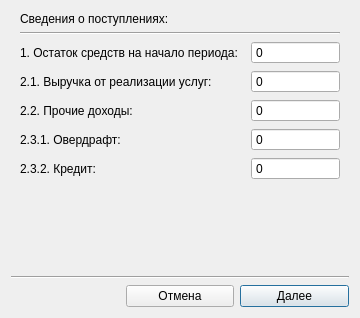
<?xml version="1.0" encoding="UTF-8"?>
<ui version="4.0">
 <class>FulfillmentOptionDialog</class>
 <widget class="QDialog" name="FulfillmentOptionDialog">
  <property name="geometry">
   <rect>
    <x>0</x>
    <y>0</y>
    <width>342</width>
    <height>318</height>
   </rect>
  </property>
  <property name="windowTitle">
   <string>Исполнение финансового плана</string>
  </property>
  <layout class="QGridLayout" name="gridLayout">
   <property name="topMargin">
    <number>3</number>
   </property>
   <item row="16" column="2">
    <widget class="QPushButton" name="pb_continue">
     <property name="text">
      <string>Далее</string>
     </property>
    </widget>
   </item>
   <item row="9" column="0" colspan="3">
    <widget class="QStackedWidget" name="stackedWidget">
     <property name="currentIndex">
      <number>1</number>
     </property>
     <widget class="QWidget" name="page">
      <layout class="QGridLayout" name="gridLayout_2">
       <item row="8" column="0">
        <spacer name="verticalSpacer_2">
         <property name="orientation">
          <enum>Qt::Orientation::Vertical</enum>
         </property>
         <property name="sizeType">
          <enum>QSizePolicy::Policy::Fixed</enum>
         </property>
         <property name="sizeHint" stdset="0">
          <size>
           <width>20</width>
           <height>5</height>
          </size>
         </property>
        </spacer>
       </item>
       <item row="7" column="0">
        <layout class="QHBoxLayout" name="horizontalLayout_4">
         <item>
          <widget class="QWidget" name="widget_3" native="true">
           <property name="minimumSize">
            <size>
             <width>30</width>
             <height>0</height>
            </size>
           </property>
           <property name="maximumSize">
            <size>
             <width>30</width>
             <height>16777215</height>
            </size>
           </property>
           <layout class="QHBoxLayout" name="horizontalLayout_8">
            <property name="spacing">
             <number>0</number>
            </property>
            <property name="leftMargin">
             <number>0</number>
            </property>
            <property name="topMargin">
             <number>0</number>
            </property>
            <property name="rightMargin">
             <number>0</number>
            </property>
            <property name="bottomMargin">
             <number>0</number>
            </property>
            <item>
             <widget class="QLabel" name="label_4">
              <property name="minimumSize">
               <size>
                <width>25</width>
                <height>0</height>
               </size>
              </property>
              <property name="maximumSize">
               <size>
                <width>25</width>
                <height>16777215</height>
               </size>
              </property>
              <property name="text">
               <string>по</string>
              </property>
              <property name="alignment">
               <set>Qt::AlignmentFlag::AlignRight|Qt::AlignmentFlag::AlignTrailing|Qt::AlignmentFlag::AlignVCenter</set>
              </property>
             </widget>
            </item>
           </layout>
          </widget>
         </item>
         <item>
          <widget class="QComboBox" name="cmb_severalmonths_end"/>
         </item>
         <item>
          <widget class="QSpinBox" name="spb_severalmonths_year_end">
           <property name="minimumSize">
            <size>
             <width>70</width>
             <height>0</height>
            </size>
           </property>
           <property name="maximumSize">
            <size>
             <width>70</width>
             <height>16777215</height>
            </size>
           </property>
           <property name="minimum">
            <number>2026</number>
           </property>
           <property name="maximum">
            <number>2099</number>
           </property>
          </widget>
         </item>
        </layout>
       </item>
       <item row="6" column="0">
        <layout class="QHBoxLayout" name="horizontalLayout_3">
         <item>
          <widget class="QWidget" name="widget_2" native="true">
           <property name="minimumSize">
            <size>
             <width>30</width>
             <height>0</height>
            </size>
           </property>
           <property name="maximumSize">
            <size>
             <width>30</width>
             <height>16777215</height>
            </size>
           </property>
           <layout class="QHBoxLayout" name="horizontalLayout_7">
            <property name="spacing">
             <number>0</number>
            </property>
            <property name="leftMargin">
             <number>0</number>
            </property>
            <property name="topMargin">
             <number>0</number>
            </property>
            <property name="rightMargin">
             <number>0</number>
            </property>
            <property name="bottomMargin">
             <number>0</number>
            </property>
            <item>
             <widget class="QLabel" name="label_3">
              <property name="minimumSize">
               <size>
                <width>25</width>
                <height>0</height>
               </size>
              </property>
              <property name="maximumSize">
               <size>
                <width>25</width>
                <height>16777215</height>
               </size>
              </property>
              <property name="text">
               <string>с</string>
              </property>
              <property name="alignment">
               <set>Qt::AlignmentFlag::AlignRight|Qt::AlignmentFlag::AlignTrailing|Qt::AlignmentFlag::AlignVCenter</set>
              </property>
             </widget>
            </item>
           </layout>
          </widget>
         </item>
         <item>
          <widget class="QComboBox" name="cmb_severalmonths_begin"/>
         </item>
         <item>
          <spacer name="horizontalSpacer">
           <property name="orientation">
            <enum>Qt::Orientation::Horizontal</enum>
           </property>
           <property name="sizeType">
            <enum>QSizePolicy::Policy::Fixed</enum>
           </property>
           <property name="sizeHint" stdset="0">
            <size>
             <width>70</width>
             <height>20</height>
            </size>
           </property>
          </spacer>
         </item>
        </layout>
       </item>
       <item row="9" column="0">
        <layout class="QHBoxLayout" name="horizontalLayout">
         <item>
          <widget class="QRadioButton" name="rb_customperiod">
           <property name="font">
            <font>
             <bold>false</bold>
            </font>
           </property>
           <property name="text">
            <string>За период:</string>
           </property>
          </widget>
         </item>
         <item>
          <spacer name="horizontalSpacer_2">
           <property name="orientation">
            <enum>Qt::Orientation::Horizontal</enum>
           </property>
           <property name="sizeHint" stdset="0">
            <size>
             <width>40</width>
             <height>20</height>
            </size>
           </property>
          </spacer>
         </item>
         <item>
          <widget class="QLabel" name="label">
           <property name="text">
            <string>с</string>
           </property>
          </widget>
         </item>
         <item>
          <widget class="FirstDayDateEdit" name="de_customperiod_begin">
           <property name="calendarPopup">
            <bool>true</bool>
           </property>
          </widget>
         </item>
         <item>
          <widget class="QLabel" name="label_2">
           <property name="text">
            <string>по</string>
           </property>
          </widget>
         </item>
         <item>
          <widget class="QDateEdit" name="de_customperiod_end">
           <property name="calendarPopup">
            <bool>true</bool>
           </property>
          </widget>
         </item>
        </layout>
       </item>
       <item row="2" column="0">
        <widget class="Line" name="line_3">
         <property name="orientation">
          <enum>Qt::Orientation::Horizontal</enum>
         </property>
        </widget>
       </item>
       <item row="0" column="0">
        <widget class="QRadioButton" name="rb_planfulfillment">
         <property name="text">
          <string>Исполнение финансового плана</string>
         </property>
         <property name="checked">
          <bool>true</bool>
         </property>
        </widget>
       </item>
       <item row="10" column="0">
        <spacer name="verticalSpacer">
         <property name="orientation">
          <enum>Qt::Orientation::Vertical</enum>
         </property>
         <property name="sizeType">
          <enum>QSizePolicy::Policy::Fixed</enum>
         </property>
         <property name="sizeHint" stdset="0">
          <size>
           <width>20</width>
           <height>5</height>
          </size>
         </property>
        </spacer>
       </item>
       <item row="4" column="0">
        <layout class="QHBoxLayout" name="horizontalLayout_5">
         <item>
          <widget class="QWidget" name="widget" native="true">
           <property name="minimumSize">
            <size>
             <width>30</width>
             <height>0</height>
            </size>
           </property>
           <property name="maximumSize">
            <size>
             <width>30</width>
             <height>16777215</height>
            </size>
           </property>
          </widget>
         </item>
         <item>
          <widget class="QComboBox" name="cmb_onemonth"/>
         </item>
         <item>
          <widget class="QSpinBox" name="spb_onemonth_year">
           <property name="minimumSize">
            <size>
             <width>70</width>
             <height>0</height>
            </size>
           </property>
           <property name="maximumSize">
            <size>
             <width>70</width>
             <height>16777215</height>
            </size>
           </property>
           <property name="minimum">
            <number>2026</number>
           </property>
           <property name="maximum">
            <number>2099</number>
           </property>
          </widget>
         </item>
        </layout>
       </item>
       <item row="3" column="0">
        <widget class="QRadioButton" name="rb_onemonth">
         <property name="font">
          <font>
           <bold>false</bold>
          </font>
         </property>
         <property name="text">
          <string>За месяц:</string>
         </property>
        </widget>
       </item>
       <item row="5" column="0">
        <widget class="QRadioButton" name="rb_severalmonths">
         <property name="font">
          <font>
           <bold>false</bold>
          </font>
         </property>
         <property name="text">
          <string>За месяцы:</string>
         </property>
        </widget>
       </item>
       <item row="1" column="0">
        <widget class="QRadioButton" name="rb_ndsfreepayments">
         <property name="text">
          <string>Расходование денежных средств</string>
         </property>
        </widget>
       </item>
      </layout>
     </widget>
     <widget class="QWidget" name="page_2">
      <layout class="QGridLayout" name="gridLayout_3">
       <item row="1" column="0">
        <widget class="QLabel" name="label_10">
         <property name="text">
          <string>Сведения о поступлениях:</string>
         </property>
        </widget>
       </item>
       <item row="5" column="0">
        <widget class="QLabel" name="label_7">
         <property name="text">
          <string>2.2. Прочие доходы:</string>
         </property>
        </widget>
       </item>
       <item row="4" column="1">
        <widget class="AutoSelectSpinbox" name="spb_21000">
         <property name="buttonSymbols">
          <enum>QAbstractSpinBox::ButtonSymbols::NoButtons</enum>
         </property>
         <property name="showGroupSeparator" stdset="0">
          <bool>true</bool>
         </property>
         <property name="minimum">
          <number>-999999999</number>
         </property>
         <property name="maximum">
          <number>999999999</number>
         </property>
        </widget>
       </item>
       <item row="3" column="0">
        <widget class="QLabel" name="label_5">
         <property name="text">
          <string>1. Остаток средств на начало периода:  </string>
         </property>
        </widget>
       </item>
       <item row="3" column="1">
        <widget class="AutoSelectSpinbox" name="spb_10000">
         <property name="buttonSymbols">
          <enum>QAbstractSpinBox::ButtonSymbols::NoButtons</enum>
         </property>
         <property name="showGroupSeparator" stdset="0">
          <bool>true</bool>
         </property>
         <property name="minimum">
          <number>-999999999</number>
         </property>
         <property name="maximum">
          <number>999999999</number>
         </property>
        </widget>
       </item>
       <item row="6" column="0">
        <widget class="QLabel" name="label_8">
         <property name="text">
          <string>2.3.1. Овердрафт:</string>
         </property>
        </widget>
       </item>
       <item row="4" column="0">
        <widget class="QLabel" name="label_6">
         <property name="text">
          <string>2.1. Выручка от реализации услуг: </string>
         </property>
        </widget>
       </item>
       <item row="5" column="1">
        <widget class="AutoSelectSpinbox" name="spb_22000">
         <property name="buttonSymbols">
          <enum>QAbstractSpinBox::ButtonSymbols::NoButtons</enum>
         </property>
         <property name="showGroupSeparator" stdset="0">
          <bool>true</bool>
         </property>
         <property name="minimum">
          <number>-999999999</number>
         </property>
         <property name="maximum">
          <number>999999999</number>
         </property>
        </widget>
       </item>
       <item row="7" column="1">
        <widget class="AutoSelectSpinbox" name="spb_23200">
         <property name="buttonSymbols">
          <enum>QAbstractSpinBox::ButtonSymbols::NoButtons</enum>
         </property>
         <property name="showGroupSeparator" stdset="0">
          <bool>true</bool>
         </property>
         <property name="minimum">
          <number>-999999999</number>
         </property>
         <property name="maximum">
          <number>999999999</number>
         </property>
        </widget>
       </item>
       <item row="8" column="0">
        <spacer name="verticalSpacer_3">
         <property name="orientation">
          <enum>Qt::Orientation::Vertical</enum>
         </property>
         <property name="sizeHint" stdset="0">
          <size>
           <width>20</width>
           <height>40</height>
          </size>
         </property>
        </spacer>
       </item>
       <item row="7" column="0">
        <widget class="QLabel" name="label_9">
         <property name="text">
          <string>2.3.2. Кредит:</string>
         </property>
        </widget>
       </item>
       <item row="6" column="1">
        <widget class="AutoSelectSpinbox" name="spb_23100">
         <property name="buttonSymbols">
          <enum>QAbstractSpinBox::ButtonSymbols::NoButtons</enum>
         </property>
         <property name="showGroupSeparator" stdset="0">
          <bool>true</bool>
         </property>
         <property name="minimum">
          <number>-999999999</number>
         </property>
         <property name="maximum">
          <number>999999999</number>
         </property>
        </widget>
       </item>
       <item row="2" column="0" colspan="2">
        <widget class="Line" name="line_2">
         <property name="orientation">
          <enum>Qt::Orientation::Horizontal</enum>
         </property>
        </widget>
       </item>
      </layout>
     </widget>
    </widget>
   </item>
   <item row="10" column="0" colspan="3">
    <widget class="Line" name="line">
     <property name="orientation">
      <enum>Qt::Orientation::Horizontal</enum>
     </property>
    </widget>
   </item>
   <item row="16" column="1">
    <widget class="QPushButton" name="pb_cancel">
     <property name="text">
      <string>Отмена</string>
     </property>
    </widget>
   </item>
  </layout>
 </widget>
 <customwidgets>
  <customwidget>
   <class>AutoSelectSpinbox</class>
   <extends>QSpinBox</extends>
   <header>gui/commonwidgets/autoselectwidgets.h</header>
  </customwidget>
  <customwidget>
   <class>FirstDayDateEdit</class>
   <extends>QDateEdit</extends>
   <header>gui/commonwidgets/firstdaydateedit.h</header>
  </customwidget>
 </customwidgets>
 <resources/>
 <connections/>
</ui>
